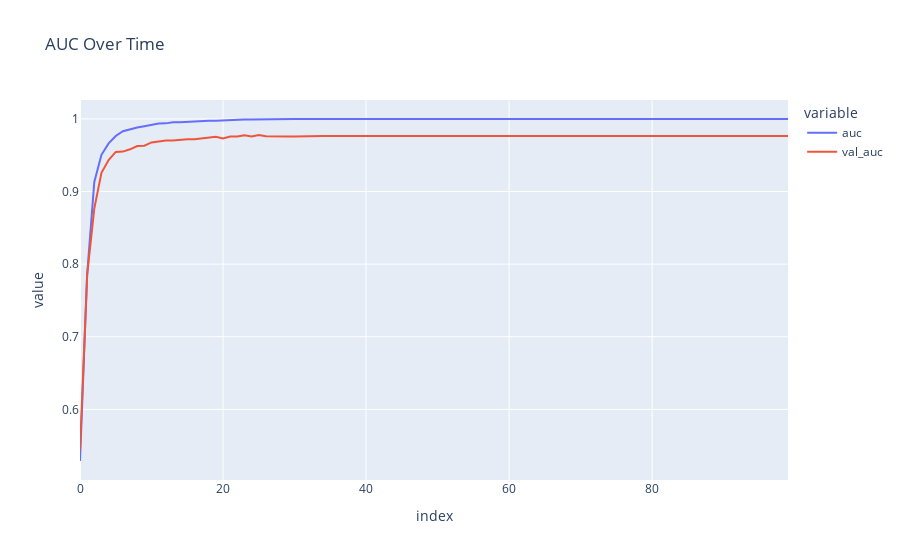

The code cell stored with this chart in its notebook:
### Code cell
fig_auc = px.line(
    history.history,
    y = ['auc', 'val_auc'],
    labels = {'x': 'Epoch', 'y': 'Loss'},
    title = 'AUC Over Time'
)

fig_auc.show()
